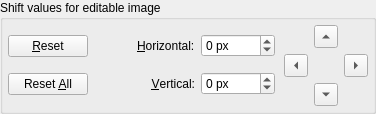
            <widget class="QGroupBox" name="correctionsGroupBox">
             <property name="sizePolicy">
              <sizepolicy hsizetype="Fixed" vsizetype="Preferred">
               <horstretch>0</horstretch>
               <verstretch>0</verstretch>
              </sizepolicy>
             </property>
             <property name="maximumSize">
              <size>
               <width>450</width>
               <height>150</height>
              </size>
             </property>
             <property name="toolTip">
              <string>&lt;html&gt;&lt;head&gt;&lt;meta name=&quot;qrichtext&quot; content=&quot;1&quot; /&gt;&lt;style type=&quot;text/css&quot;&gt;
p, li { white-space: pre-wrap; }
&lt;/style&gt;&lt;/head&gt;&lt;body style=&quot; font-family:'Sans Serif'; font-size:9pt; font-weight:400; font-style:normal; text-decoration:none;&quot;&gt;
&lt;p style=&quot; margin-top:0px; margin-bottom:0px; margin-left:0px; margin-right:0px; -qt-block-indent:0; text-indent:0px;&quot;&gt;Shift values for the currently selected editable image&lt;/p&gt;&lt;/body&gt;&lt;/html&gt;</string>
             </property>
             <property name="whatsThis">
              <string>&lt;html&gt;&lt;head&gt;&lt;meta name=&quot;qrichtext&quot; content=&quot;1&quot; /&gt;&lt;style type=&quot;text/css&quot;&gt;
p, li { white-space: pre-wrap; }
&lt;/style&gt;&lt;/head&gt;&lt;body style=&quot; font-family:'Sans Serif'; font-size:9pt; font-weight:400; font-style:normal; text-decoration:none;&quot;&gt;
&lt;p style=&quot; margin-top:0px; margin-bottom:0px; margin-left:0px; margin-right:0px; -qt-block-indent:0; text-indent:0px;&quot;&gt;Here the user can view and set the shift values for the currently selected editable image&lt;/p&gt;&lt;/body&gt;&lt;/html&gt;</string>
             </property>
             <property name="title">
              <string>Shift values for editable image</string>
             </property>
             <layout class="QHBoxLayout">
              <property name="spacing">
               <number>9</number>
              </property>
              <property name="margin">
               <number>5</number>
              </property>
              <item>
               <layout class="QVBoxLayout">
                <property name="spacing">
                 <number>6</number>
                </property>
                <property name="margin">
                 <number>0</number>
                </property>
                <item>
                 <widget class="QPushButton" name="resetButton">
                  <property name="toolTip">
                   <string>Reset the shift values for the currently selected movable image</string>
                  </property>
                  <property name="text">
                   <string>&amp;Reset</string>
                  </property>
                 </widget>
                </item>
                <item>
                 <widget class="QPushButton" name="resetAllButton">
                  <property name="toolTip">
                   <string>Reset the shift values for all the images</string>
                  </property>
                  <property name="text">
                   <string>Reset &amp;All</string>
                  </property>
                 </widget>
                </item>
               </layout>
              </item>
              <item>
               <spacer>
                <property name="orientation">
                 <enum>Qt::Horizontal</enum>
                </property>
                <property name="sizeHint" stdset="0">
                 <size>
                  <width>40</width>
                  <height>20</height>
                 </size>
                </property>
               </spacer>
              </item>
              <item>
               <layout class="QGridLayout">
                <property name="margin">
                 <number>0</number>
                </property>
                <property name="spacing">
                 <number>6</number>
                </property>
                <item row="0" column="0">
                 <widget class="QLabel" name="label_3">
                  <property name="text">
                   <string>&amp;Horizontal:</string>
                  </property>
                  <property name="buddy">
                   <cstring>horizShiftSB</cstring>
                  </property>
                 </widget>
                </item>
                <item row="1" column="0">
                 <widget class="QLabel" name="label_4">
                  <property name="layoutDirection">
                   <enum>Qt::LeftToRight</enum>
                  </property>
                  <property name="text">
                   <string>&amp;Vertical:</string>
                  </property>
                  <property name="alignment">
                   <set>Qt::AlignRight|Qt::AlignTrailing|Qt::AlignVCenter</set>
                  </property>
                  <property name="buddy">
                   <cstring>vertShiftSB</cstring>
                  </property>
                 </widget>
                </item>
                <item row="0" column="1">
                 <widget class="QSpinBox" name="horizShiftSB">
                  <property name="toolTip">
                   <string>Insert an horizontal shift value for the currently selected movable image</string>
                  </property>
                  <property name="suffix">
                   <string> px</string>
                  </property>
                  <property name="minimum">
                   <number>-9000</number>
                  </property>
                  <property name="maximum">
                   <number>9000</number>
                  </property>
                 </widget>
                </item>
                <item row="1" column="1">
                 <widget class="QSpinBox" name="vertShiftSB">
                  <property name="toolTip">
                   <string>Insert a vertical shift value for the currently selected movable image</string>
                  </property>
                  <property name="suffix">
                   <string> px</string>
                  </property>
                  <property name="minimum">
                   <number>-9000</number>
                  </property>
                  <property name="maximum">
                   <number>9000</number>
                  </property>
                 </widget>
                </item>
               </layout>
              </item>
              <item>
               <layout class="QGridLayout">
                <property name="margin">
                 <number>0</number>
                </property>
                <property name="spacing">
                 <number>6</number>
                </property>
                <item row="0" column="1">
                 <widget class="QToolButton" name="upToolButton">
                  <property name="toolTip">
                   <string>Move up of 1 pixel the currently selected movable image</string>
                  </property>
                  <property name="autoRepeat">
                   <bool>true</bool>
                  </property>
                  <property name="arrowType">
                   <enum>Qt::UpArrow</enum>
                  </property>
                 </widget>
                </item>
                <item row="2" column="1">
                 <widget class="QToolButton" name="downToolButton">
                  <property name="toolTip">
                   <string>Move down of 1 pixel the currently selected movable image</string>
                  </property>
                  <property name="autoRepeat">
                   <bool>true</bool>
                  </property>
                  <property name="arrowType">
                   <enum>Qt::DownArrow</enum>
                  </property>
                 </widget>
                </item>
                <item row="1" column="2">
                 <widget class="QToolButton" name="rightToolButton">
                  <property name="toolTip">
                   <string>Move right of 1 pixel the currently selected movable image</string>
                  </property>
                  <property name="autoRepeat">
                   <bool>true</bool>
                  </property>
                  <property name="arrowType">
                   <enum>Qt::RightArrow</enum>
                  </property>
                 </widget>
                </item>
                <item row="1" column="0">
                 <widget class="QToolButton" name="leftToolButton">
                  <property name="toolTip">
                   <string>Move left of 1 pixel the currently selected movable image</string>
                  </property>
                  <property name="autoRepeat">
                   <bool>true</bool>
                  </property>
                  <property name="arrowType">
                   <enum>Qt::LeftArrow</enum>
                  </property>
                 </widget>
                </item>
               </layout>
              </item>
             </layout>
            </widget>
